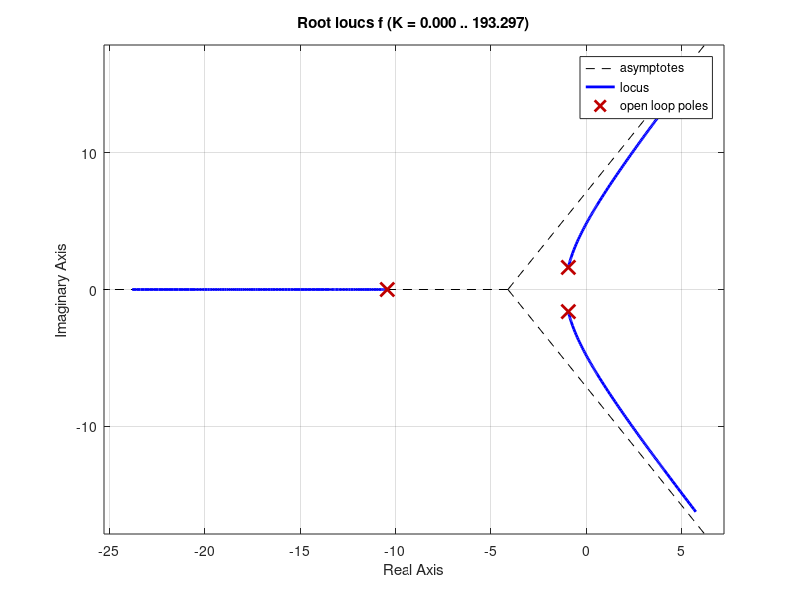
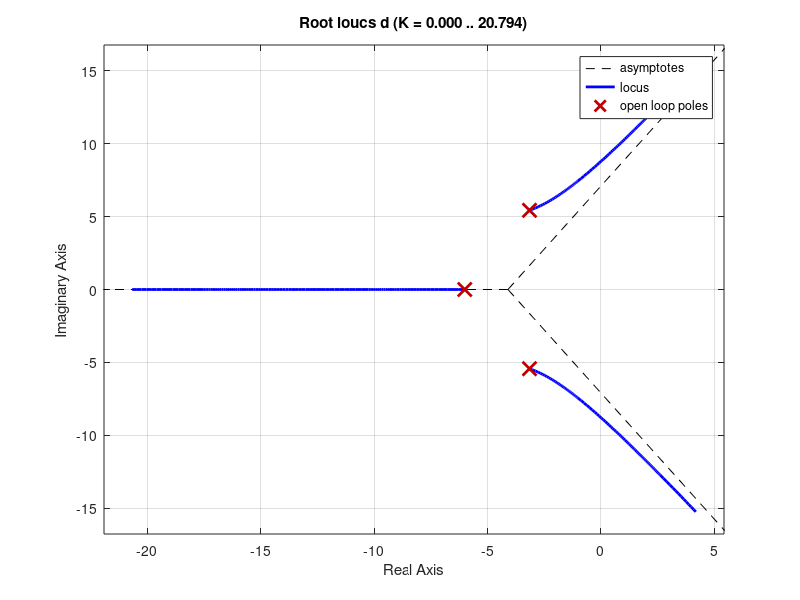
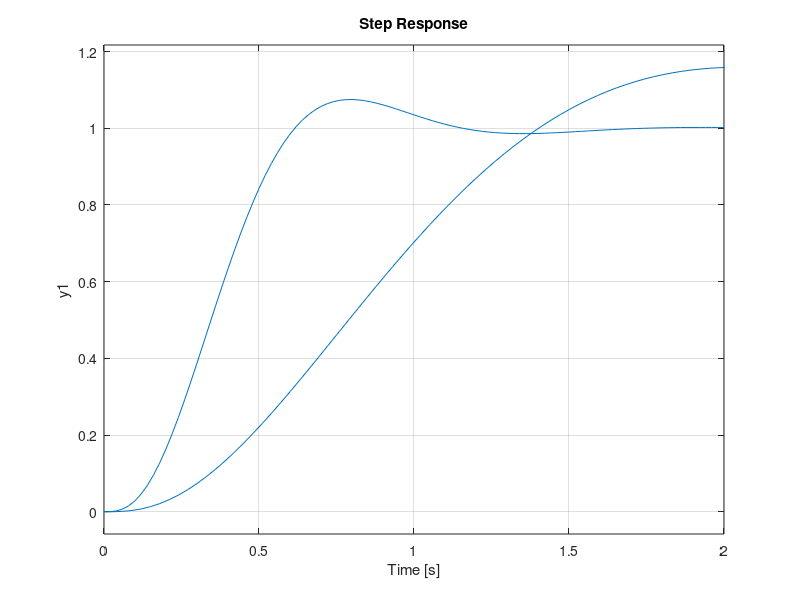

The MATLAB script that drew these images, in order:
a=tf([10],[1,10])*tf([23],[1 2.3])
b=feedback(a,0.236,-1);
c=b*tf([1],[1 0])
d=feedback(c,1.03,-1)*1.03;
e=a*tf([1],[1 0]);
f=feedback(e,0.158,-1)*0.158;
zpk(f) 
zpk(d)
figure(1);
rlocus(f);
figure(2);
rlocus(d);
figure(3);
step(f);
hold on;
step(d);